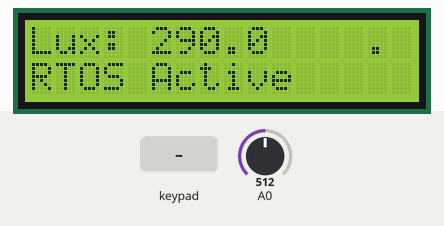
This sketch was run on a simulated Arduino Uno, built with avr-gcc and run on an emulated ATmega328P. On the bench: 16×2 character LCD. The inputs (shaded band) are chosen by the test bench; at power-on: A0 = 512. The local clock reads 2024-03-15 10:24:30 at power-on unless the sketch sets it; what the sketch prints to the serial monitor is not drawn.

Above: at 0.9 s.
1.0 s: key 'A' pressed
At 1.5 s:
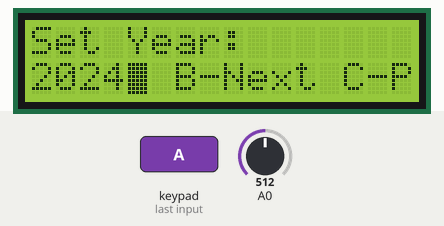
2.5 s: keypad keys 9 1 0 1 1 1 2 D pressed 0.4 s apart
At 6.6 s:
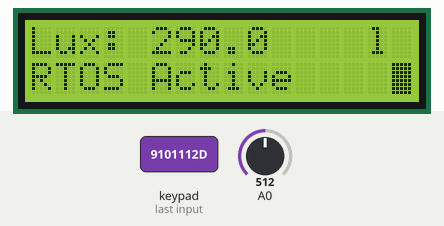
7.2 s: A0 set to 716
At 9.9 s:
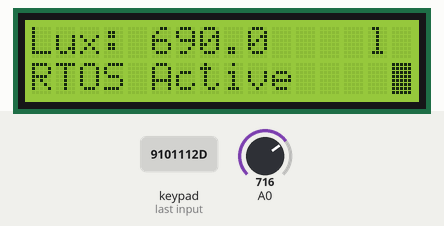
10.2 s: A0 set to 822
At 13.0 s:
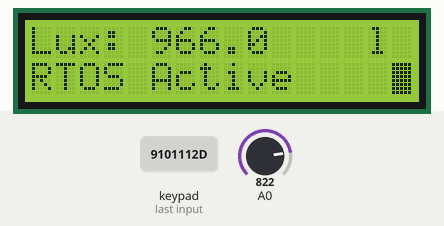
13.2 s: A0 set to 845
At 16.6 s:
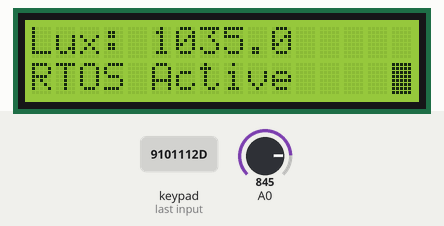
Timing chart, 0 to 18.1 s (numbered marks = the images above; inputs shaded):
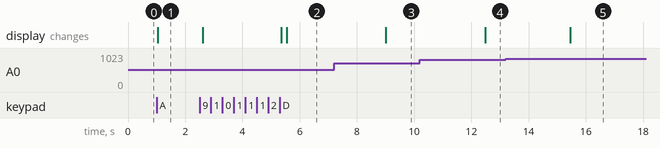

The sketch:

FreeRTOS_with_KeyPad.ino
```cpp
#include <Keypad.h>
#include <Arduino_FreeRTOS.h>
#include <queue.h>
#include <LiquidCrystal_I2C.h> // Используем I2C LCD для экономии пинов
#include <RTClib.h>        // Основная библиотека для RTC

// Настройка клавиатуры 4x4
const byte ROWS = 4;
const byte COLS = 4;
char keys[ROWS][COLS] = {
  {'1','2','3','A'},
  {'4','5','6','B'},
  {'7','8','9','C'},
  {'*','0','#','D'}
};
byte rowPins[ROWS] = {A1, A2, A3, A4};
byte colPins[COLS] = {9, 10, 11, 12}; // Пины, не конфликтующие с RTC

Keypad keypad = Keypad(makeKeymap(keys), rowPins, colPins, ROWS, COLS);

// Определения пинов для RTC (DS1302)
#define RTC_RST 8
#define RTC_DAT 7
#define RTC_CLK 6

// Глобальные объекты и переменные
LiquidCrystal_I2C lcd(0x27, 16, 2); // Адрес I2C, 16 столбцов, 2 строки
DS1302 rtc(RTC_RST, RTC_DAT, RTC_CLK);

QueueHandle_t xLuxQueue;
const TickType_t xDelay200ms = pdMS_TO_TICKS(200);
const TickType_t xDelay1000ms = pdMS_TO_TICKS(1000);
const TickType_t xDelay100ms = pdMS_TO_TICKS(100);

// Переменные для установки времени
bool settingTime = false;
int timeValues[6] = {0}; // [год, месяц, день, час, минута, секунда]
int currentField = 0;
const char* fieldNames[] = {"Year", "Month", "Day", "Hour", "Minute", "Second"};
const int fieldMax[] = {9999, 12, 31, 23, 59, 59}; // Максимальные значения
const int fieldMin[] = {2020, 1, 1, 0, 0, 0};      // Минимальные значения

// --- Структура и данные для калибровки ---
struct CalibrationPoint {
    int adc;
    float lux;
};

// Массив калибровочных данных (должен быть заполнен экспериментально)
const CalibrationPoint CalibrationData[] = {
    {200, 10.0},
    {400, 150.0},
    {600, 400.0},
    {800, 900.0},
    {1000, 1500.0}
};
const int CalibrationSize = sizeof(CalibrationData) / sizeof(CalibrationPoint);
// --- Конец калибровочных данных ---

// Прототипы функций
float calculateLuxFromADC(int D, const CalibrationPoint* data, int size);
void vTaskMeasureLuminosity(void *pvParameters);
void vTaskDisplay(void *pvParameters);
void vTaskRTC(void *pvParameters);
void vTaskKeypad(void *pvParameters);
void startTimeSetting();
void processTimeSetting(char key);
void updateTimeDisplay();
void setRTCTime();

void setup() {
  Serial.begin(9600);

  // Инициализация LCD
  lcd.init();
  lcd.backlight();
  lcd.setCursor(0, 0);
  lcd.print("Initializing...");

  rtc.begin();

  if (!rtc.isrunning()) {
    Serial.println("RTC is NOT running!");
    lcd.clear();
    lcd.print("RTC Stopped!");
    // Установка времени компиляции
    rtc.adjust(DateTime(F(__DATE__), F(__TIME__)));
    delay(2000);
  }

  // Установка времени вручную
  rtc.adjust(DateTime(2024, 5, 10, 15, 30, 0));

  // Создание очереди
  xLuxQueue = xQueueCreate(5, sizeof(float));

  if (xLuxQueue != NULL) {
    // Создание задач
    xTaskCreate(vTaskMeasureLuminosity, "Measure", configMINIMAL_STACK_SIZE * 2, NULL, 3, NULL);
    xTaskCreate(vTaskDisplay, "Display", configMINIMAL_STACK_SIZE * 2, NULL, 2, NULL);
    xTaskCreate(vTaskRTC, "RTC_Print", configMINIMAL_STACK_SIZE * 2, NULL, 1, NULL);
    xTaskCreate(vTaskKeypad, "Keypad", configMINIMAL_STACK_SIZE * 2, NULL, 1, NULL);

    // Запуск планировщика
    vTaskStartScheduler();
  } else {
    Serial.println("Ошибка создания очереди!");
    lcd.clear();
    lcd.print("Queue Error!");
  }
}

void loop() {

}

// --- Задача измерения освещенности ---
void vTaskMeasureLuminosity(void *pvParameters) {
  float luxValue = 0.0;
  int adcValue;

  for (;;) {
    adcValue = analogRead(A0);
    luxValue = calculateLuxFromADC(adcValue, CalibrationData, CalibrationSize);

    // Отправка в очередь. Если очередь полна - ждем вечно (portMAX_DELAY)
    if (xQueueSend(xLuxQueue, &luxValue, portMAX_DELAY) != pdPASS) {
      // В реальном проекте здесь должна быть обработка ошибки
    }
    vTaskDelay(xDelay200ms);
  }
}

// --- Задача дисплея ---
void vTaskDisplay(void *pvParameters) {
  float receivedLux;
  TickType_t xLastWakeTime = xTaskGetTickCount();
  const TickType_t xFrequency = pdMS_TO_TICKS(500); // Обновляем дисплей раз в 500 мс (2 Гц)

  for (;;) {
    if (!settingTime) {
      // Неблокирующее чтение из очереди
      if (xQueueReceive(xLuxQueue, &receivedLux, 0) == pdPASS) {
        // Выводим данные только если они были в очереди
        lcd.setCursor(0, 0);
        lcd.print("Lux: ");
        lcd.print(receivedLux, 1);
        lcd.print("    "); // Очистка хвоста от старых цифр
        lcd.setCursor(0, 1);
        lcd.print("RTOS Active    ");
      }
    }
    // Задержка для фиксированной частоты обновления
    vTaskDelayUntil(&xLastWakeTime, xFrequency);
  }
}

// --- Задача RTC и логирования ---
void vTaskRTC(void *pvParameters) {
  float logLux;

  for (;;) {
    if (!settingTime) {
      // Чтение времени из RTC
      DateTime now = rtc.now();

      // Попытка получить значение освещенности
      if (xQueueReceive(xLuxQueue, &logLux, 0) == pdPASS) {
        Serial.print("Time: ");
        Serial.print(now.hour()); Serial.print(":");
        if (now.minute() < 10) Serial.print("0");
        Serial.print(now.minute()); Serial.print(":");
        if (now.second() < 10) Serial.print("0");
        Serial.print(now.second()); Serial.print(" | Lux: ");
        Serial.println(logLux, 1);
      } else {
        Serial.print("Time: ");
        Serial.print(now.hour()); Serial.print(":");
        if (now.minute() < 10) Serial.print("0");
        Serial.print(now.minute()); Serial.print(":");
        if (now.second() < 10) Serial.print("0");
        Serial.println(now.second());
      }
    }

    vTaskDelay(xDelay1000ms);
  }
}

// Задача для обработки клавиатуры
void vTaskKeypad(void *pvParameters) {
  char key;

  for (;;) {
    key = keypad.getKey();

    if (key) {
      Serial.print("Key pressed: ");
      Serial.println(key);

      if (!settingTime) {
        // Обычный режим
        if (key == 'A') {
          // Начало установки времени
          startTimeSetting();
        }
      } else {
        // Режим установки времени
        processTimeSetting(key);
      }
    }

    vTaskDelay(xDelay100ms);
  }
}

// Начало установки времени
void startTimeSetting() {
  settingTime = true;
  currentField = 0;

  // Получаем текущее время для начальных значений
  DateTime now = rtc.now();
  timeValues[0] = now.year();
  timeValues[1] = now.month();
  timeValues[2] = now.day();
  timeValues[3] = now.hour();
  timeValues[4] = now.minute();
  timeValues[5] = now.second();

  updateTimeDisplay();
}

// Обработка нажатий клавиш в режиме установки времени
void processTimeSetting(char key) {
  if (key >= '0' && key <= '9') {
    // Ввод цифр
    int digit = key - '0';
    timeValues[currentField] = timeValues[currentField] * 10 + digit;

    // Проверка на превышение максимального значения
    if (timeValues[currentField] > fieldMax[currentField]) {
      timeValues[currentField] = fieldMin[currentField];
    }

    updateTimeDisplay();
  }
  else if (key == 'B') {
    // Переход к следующему полю
    currentField++;
    if (currentField >= 6) {
      // Все поля заполнены - устанавливаем время
      setRTCTime();
      settingTime = false;
      lcd.clear();
      lcd.print("Time Set OK!");
      vTaskDelay(pdMS_TO_TICKS(2000));
    } else {
      updateTimeDisplay();
    }
  }
  else if (key == 'C') {
    // Переход к предыдущему полю
    currentField--;
    if (currentField < 0) currentField = 0;
    updateTimeDisplay();
  }
  else if (key == 'D') {
    // Отмена установки
    settingTime = false;
    lcd.clear();
    lcd.print("Time Set Cancel");
    vTaskDelay(pdMS_TO_TICKS(1500));
  }
  else if (key == '*') {
    // Сброс текущего поля
    timeValues[currentField] = fieldMin[currentField];
    updateTimeDisplay();
  }
  else if (key == '#') {
    // Автозаполнение текущим временем
    DateTime now = rtc.now();
    int currentValues[] = {now.year(), now.month(), now.day(), now.hour(), now.minute(), now.second()};
    timeValues[currentField] = currentValues[currentField];
    updateTimeDisplay();
  }
}

// Обновление дисплея в режиме установки времени
void updateTimeDisplay() {
  lcd.clear();
  lcd.setCursor(0, 0);
  lcd.print("Set ");
  lcd.print(fieldNames[currentField]);
  lcd.print(":");

  lcd.setCursor(0, 1);
  lcd.print(timeValues[currentField]);
  lcd.print("  B-Next C-Prev");

  // Мигающий курсор
  lcd.setCursor(String(timeValues[currentField]).length(), 1);
  lcd.blink();
}

// Установка времени в RTC
void setRTCTime() {
  DateTime newTime(
    timeValues[0], // год
    timeValues[1], // месяц
    timeValues[2], // день
    timeValues[3], // час
    timeValues[4], // минута
    timeValues[5]  // секунда
  );

  rtc.adjust(newTime);

  Serial.print("New time set: ");
  Serial.print(timeValues[0]); Serial.print("-");
  Serial.print(timeValues[1]); Serial.print("-");
  Serial.print(timeValues[2]); Serial.print(" ");
  Serial.print(timeValues[3]); Serial.print(":");
  Serial.print(timeValues[4]); Serial.print(":");
  Serial.println(timeValues[5]);
}

// --- Функция интерполяции (ЛИНЕЙНАЯ) ---
float calculateLuxFromADC(int D, const CalibrationPoint* data, int size) {
  // Если значение ниже минимального калибровочного
  if (D <= data[0].adc) return data[0].lux;
  // Если значение выше максимального калибровочного
  if (D >= data[size - 1].adc) return data[size - 1].lux;

  // Поиск интервала для интерполяции
  for (int i = 0; i < size - 1; ++i) {
    if (D >= data[i].adc && D <= data[i+1].adc) {
      float D1 = data[i].adc;
      float E1 = data[i].lux;
      float D2 = data[i+1].adc;
      float E2 = data[i+1].lux;

      // Линейная интерполяция
      float E = E1 + (E2 - E1) * ((float)(D - D1) / (D2 - D1));
      return E;
    }
  }

  return 0.0; // На случай, если что-то пошло не так
}
```

Measured:
- the behaviour switches between 833 and 834 on A0 (found by bisection; images 4 and 5)
- after the input at 1.0 s, the display: changes at once (image 1)
- after the input at 2.5 s, the display: first changes after 0.11 s (image 2 shows a later state)
- after the input at 7.2 s, the display: changes after 1.8 s (image 3)
- after the input at 10.2 s, the display: changes after 2.3 s (image 4)
- after the input at 13.2 s, the display: changes after 2.2 s (image 5)
